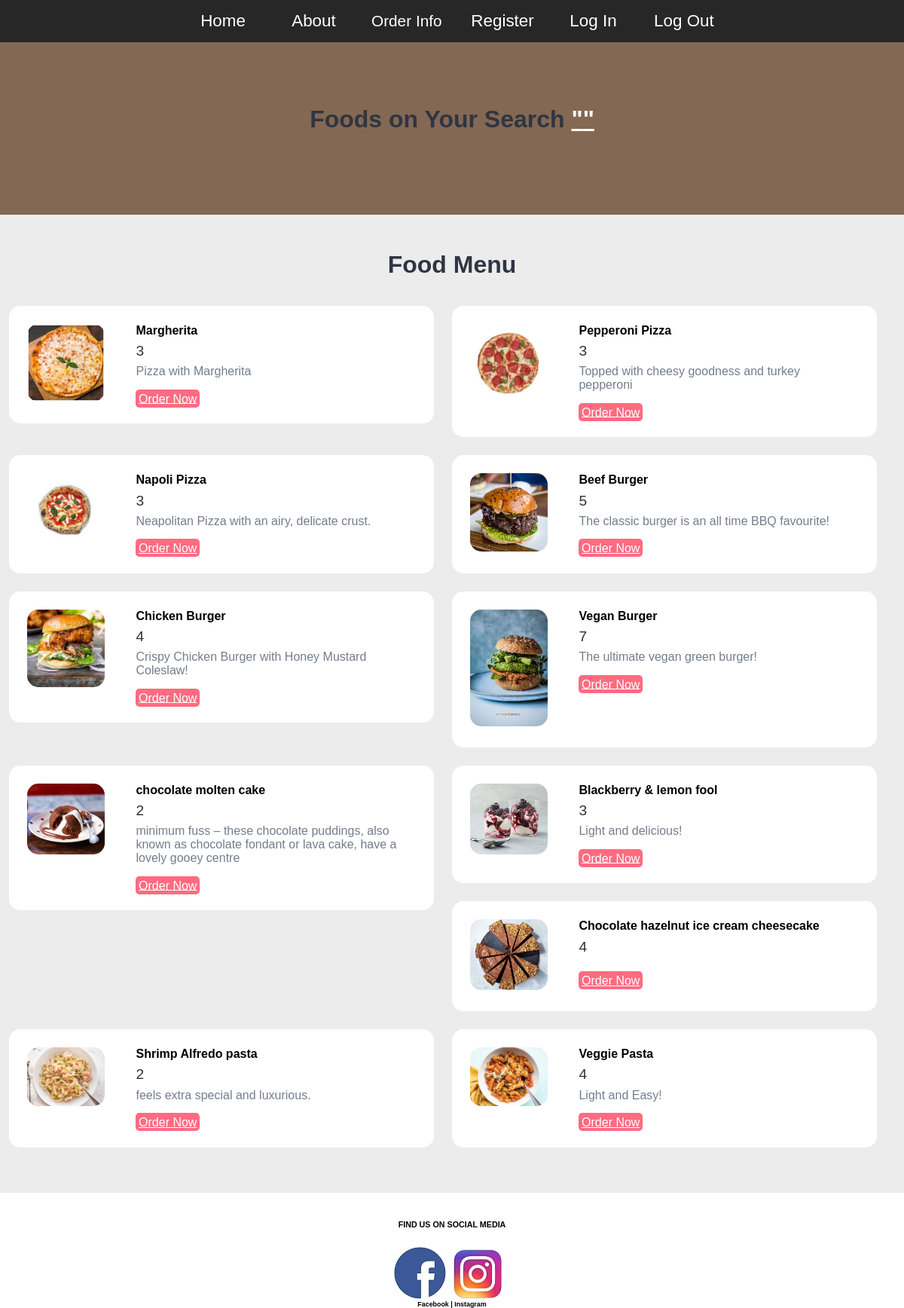
The page /food-search.php on the database its author committed.
### tables this page shows
CREATE TABLE `tbl_food` (
  `id` int(10) UNSIGNED NOT NULL,
  `title` varchar(100) NOT NULL,
  `description` text NOT NULL,
  `price` decimal(10,0) NOT NULL,
  `image_name` varchar(255) NOT NULL,
  `category_id` int(11) UNSIGNED NOT NULL,
  `featured` varchar(10) NOT NULL,
  `active` varchar(10) NOT NULL
);

### food-search.php (the view, shortened to what this page needs)
<?php include('config/constants.php');?>
<!DOCTYPE html>
<html>
    <head>
        <link href="CSS/orderstyle.css" rel="stylesheet" />
    </head>
    <body>
        <header>
            <nav>
                <ul>
                    <li class="home"> <a href="<?php echo SITEURL; ?>index.php" >  Home</a></li>
                    <li class="about"><a href="<?php echo SITEURL; ?>about.php">About</a></li>
                    <div class="dropdown">
                        <button class="dropbtn"><a class="active" href="Pizza.html"></a>Order Info</button>
                        </div>
                    <li class="register"><a href="register.html">Register</a></li>
                    <li class="register"><a href="login.html">Log In</a></li>
                    <li class="register"><a href="logout.php">Log Out</a></li>
                </ul>
            </nav>
        </header>
    <section class="food-search text-center">
        <div class="container">
            <?php
                $search = $_POST['search'];
            ?>
            <h2>Foods on Your Search <a href="#" class="text-white">"<?php echo $search; ?>"</a></h2>
        </div>
    </section>
    <section class="food-menu">
        <div class="container">
            <h2 class="text-center">Food Menu</h2>
            <?php
                $sql =" SELECT * FROM tbl_food WHERE title LIKE '%$search%' OR description LIKE '%$search%'";
                $res= mysqli_query($conn, $sql);
                $count=mysqli_num_rows($res);
                if($count > 0){
                    while($row = mysqli_fetch_assoc($res)){
                        $title = $row['title'];
                        $description = $row['description'];
                        $price = $row['price'];
                        $image_name= $row['image_name'];
                        ?>
                        <div class="food-menu-box">
                                <div class="food-menu-img">
                                <?php
                                if($image_name==""){
                                    echo "<div class= 'error'>Image not Available!</div>";
                                }
                                else{
                                ?>
                                    <img src="<?php echo SITEURL; ?>images/food/<?php echo $image_name; ?>" alt="Chicke Hawain Pizza" class="img-responsive img-curve">
                                <?php
                                }
                            ?>
                        </div>
                                <div class="food-menu-desc">
                            <h4><?php echo $title; ?></h4>
                            <p class="food-price"><?php echo $price; ?></p>
                            <p class="food-detail">
                             <?php echo $description; ?>
                            </p>
                            <br>
                            <a href="#" class="btn btn-primary">Order Now</a>
                           </div>
                        </div>
                       <?php
                    }
                }
                else{
                    echo "<div class= 'error'> Food not found! </div>";
                }
            ?>
        </div>
    </section>
    <div>
        <br><br>
                     <h6 style="text-align: center; ">FIND US ON SOCIAL MEDIA<h6> <br><br>
                        <div class="center">
                            <a href="https://www.facebook.com/" target="_blank"><img src="images/fb_original.jpg" alt="facebook" /></a>
                            <a href="https:/www.instagram.com/" target="_blank"><img src="images/insta.jpg" alt="instagram" /></a>
                            <h5 style="text-align: center; ">Facebook             |         Instagram<h5>
                </div>
    </div>
</body>
</html>

### CSS/orderstyle.css (style rules this page uses)
* { margin:0; padding:0 ; font-family: Arial, Helvetica, sans-serif; }
body { margin: 0; padding: 0; background-color:white; }
p { font-family:Arial,sans-serif; font-size:22px; color:#303030 }
.food-search { background-image: url(../images/brown.jpg); background-size: cover; background-repeat: no-repeat; background-position: center; padding: 7% 0; }
.img-responsive { width: 100%; }
.img-curve { border-radius: 15px; }
.text-center { text-align: center; }
.text-white { color: white; }
.btn { padding: 1%; border: none; font-size: 1rem; border-radius: 5px; }
.btn-primary { background-color: #ff6b81; color: white; cursor: pointer; }
h2 { color: #2f3542; font-size: 2rem; margin-bottom: 2%; }
.food-menu { background-color: #ececec; padding: 4% 0; }
.food-menu-box { width: 43%; margin: 1%; padding: 2%; float: left; background-color: white; border-radius: 15px; }
.food-menu-img { width: 20%; float: left; }
.food-menu-desc { width: 70%; float: left; margin-left: 8%; }
.food-price { font-size: 1.2rem; margin: 2% 0; }
.food-detail { font-size: 1rem; color: #747d8c; }
nav ul { list-style: none; background-color: #272727; text-align: center; padding: 0; margin: 0; }
nav li { font-family: Arial,sans-serif; font-size: 1.2em; line-height: 40px; height: 40px; border-bottom: 1px solid #888; }
nav a { text-decoration: none; color: #fff; display: block; transition: .3s background-color; }
.center { text-align: center; }
@media screen and (min-width: 600px) { nav li { width: 120px; border-bottom: none; height: 50px; line-height: 50px; font-size: 1.4em; } }
@media screen and (min-width: 600px) { nav li { display: inline-block; margin-right: -4px; } }
@media screen and (min-width: 600px) { .dropbtn { background-color: #272727; color: white; padding: 16px; font-family:Arial,sans-serif; font-size: 1.3em; border: none; cursor: pointer; } }
@media screen and (min-width: 600px) { .dropdown { position: relative; display: inline-block; } }

### rows shown on the page
tbl_food: image_name (picture), title "Margherita", price "3", description "Pizza with Margherita"
tbl_food: image_name (picture), title "Pepperoni Pizza", price "3", description "Topped with cheesy goodness and turkey pepperoni"
tbl_food: image_name (picture), title "Napoli Pizza", price "3", description "Neapolitan Pizza with an airy, delicate crust."
tbl_food: image_name (picture), title "Beef Burger", price "5", description "The classic burger is an all time BBQ favourite!"
tbl_food: image_name (picture), title "Chicken Burger", price "4", description "Crispy Chicken Burger with Honey Mustard Coleslaw!"
tbl_food: image_name (picture), title "Vegan Burger", price "7", description "The ultimate vegan green burger!"
tbl_food: image_name (picture), title "chocolate molten cake", price "2", description "minimum fuss – these chocolate puddings, also known as chocolate fondant or lava cake, have a lovely gooey centre"
tbl_food: image_name (picture), title "Blackberry & lemon fool", price "3", description "Light and delicious!"
tbl_food: image_name (picture), title "Chocolate hazelnut ice cream cheesecake", price "4"
tbl_food: image_name (picture), title "Shrimp Alfredo pasta", price "2", description "feels extra special and luxurious."
tbl_food: image_name (picture), title "Veggie Pasta", price "4", description "Light and Easy!"
